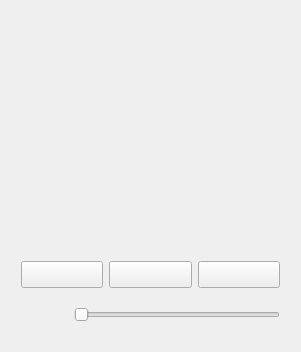
<?xml version="1.0" encoding="UTF-8"?>
<ui version="4.0">
<!-- translated Russian to Englist -->
 <class>MainWindow</class>
 <widget class="QMainWindow" name="MainWindow">
  <property name="geometry">
   <rect>
    <x>0</x>
    <y>0</y>
    <width>301</width>
    <height>352</height>
   </rect>
  </property>
  <property name="minimumSize">
   <size>
    <width>301</width>
    <height>352</height>
   </size>
  </property>
  <property name="maximumSize">
   <size>
    <width>301</width>
    <height>352</height>
   </size>
  </property>
  <property name="palette">
   <palette>
    <active/>
    <inactive/>
    <disabled/>
   </palette>
  </property>
  <property name="font">
   <font>
    <pointsize>14</pointsize>
   </font>
  </property>
  <property name="windowTitle">
   <string>&quot;Fifteen&quot; Game</string>
  </property>
  <property name="windowIcon">
   <iconset resource="resources.qrc">
    <normaloff>:/icons/img/internet.png</normaloff>:/icons/img/internet.png</iconset>
  </property>
  <property name="styleSheet">
   <string notr="true"/>
  </property>
  <widget class="QWidget" name="centralWidget">
   <widget class="BoardView" name="board_view" native="true">
    <property name="geometry">
     <rect>
      <x>20</x>
      <y>0</y>
      <width>251</width>
      <height>241</height>
     </rect>
    </property>
   </widget>
   <widget class="QWidget" name="layoutWidget">
    <property name="geometry">
     <rect>
      <x>10</x>
      <y>240</y>
      <width>281</width>
      <height>108</height>
     </rect>
    </property>
    <property name="font">
     <font>
      <pointsize>13</pointsize>
     </font>
    </property>
    <layout class="QVBoxLayout" name="verticalLayout">
     <item>
      <layout class="QHBoxLayout" name="main_btns_layout">
       <item>
        <widget class="QPushButton" name="new_game_btn">
         <property name="font">
          <font>
           <pointsize>12</pointsize>
           <weight>50</weight>
           <italic>false</italic>
           <bold>false</bold>
          </font>
         </property>
         <property name="text">
          <string/>
         </property>
         <property name="icon">
          <iconset resource="resources.qrc">
           <normaloff>:/icons/img/new.png</normaloff>:/icons/img/new.png</iconset>
         </property>
         <property name="iconSize">
          <size>
           <width>24</width>
           <height>24</height>
          </size>
         </property>
        </widget>
       </item>
       <item>
        <widget class="QPushButton" name="start_again_btn">
         <property name="font">
          <font>
           <pointsize>12</pointsize>
           <weight>50</weight>
           <italic>false</italic>
           <bold>false</bold>
          </font>
         </property>
         <property name="text">
          <string/>
         </property>
         <property name="icon">
          <iconset resource="resources.qrc">
           <normaloff>:/icons/img/replay.png</normaloff>:/icons/img/replay.png</iconset>
         </property>
         <property name="iconSize">
          <size>
           <width>24</width>
           <height>24</height>
          </size>
         </property>
        </widget>
       </item>
       <item>
        <widget class="QPushButton" name="back_move_btn">
         <property name="font">
          <font>
           <pointsize>12</pointsize>
           <weight>50</weight>
           <italic>false</italic>
           <bold>false</bold>
          </font>
         </property>
         <property name="text">
          <string/>
         </property>
         <property name="icon">
          <iconset resource="resources.qrc">
           <normaloff>:/icons/img/back.png</normaloff>:/icons/img/back.png</iconset>
         </property>
         <property name="iconSize">
          <size>
           <width>24</width>
           <height>24</height>
          </size>
         </property>
        </widget>
       </item>
      </layout>
     </item>
     <item>
      <layout class="QHBoxLayout" name="horizontalLayout">
       <item>
        <widget class="QLabel" name="complexity_lbl">
         <property name="sizePolicy">
          <sizepolicy hsizetype="Fixed" vsizetype="Preferred">
           <horstretch>0</horstretch>
           <verstretch>0</verstretch>
          </sizepolicy>
         </property>
         <property name="font">
          <font>
           <pointsize>12</pointsize>
           <weight>50</weight>
           <bold>false</bold>
          </font>
         </property>
         <property name="text">
          <string/>
         </property>
         <property name="pixmap">
          <pixmap resource="resources.qrc">:/icons/img/brain.png</pixmap>
         </property>
        </widget>
       </item>
       <item>
        <spacer name="horizontalSpacer">
         <property name="orientation">
          <enum>Qt::Horizontal</enum>
         </property>
         <property name="sizeType">
          <enum>QSizePolicy::Fixed</enum>
         </property>
         <property name="sizeHint" stdset="0">
          <size>
           <width>10</width>
           <height>20</height>
          </size>
         </property>
        </spacer>
       </item>
       <item>
        <widget class="QLabel" name="complexity_num_lbl">
         <property name="sizePolicy">
          <sizepolicy hsizetype="Fixed" vsizetype="Preferred">
           <horstretch>0</horstretch>
           <verstretch>0</verstretch>
          </sizepolicy>
         </property>
         <property name="font">
          <font>
           <pointsize>14</pointsize>
           <weight>75</weight>
           <bold>true</bold>
          </font>
         </property>
         <property name="text">
          <string/>
         </property>
        </widget>
       </item>
       <item>
        <spacer name="horizontalSpacer_2">
         <property name="orientation">
          <enum>Qt::Horizontal</enum>
         </property>
         <property name="sizeType">
          <enum>QSizePolicy::Fixed</enum>
         </property>
         <property name="sizeHint" stdset="0">
          <size>
           <width>10</width>
           <height>20</height>
          </size>
         </property>
        </spacer>
       </item>
       <item>
        <widget class="QSlider" name="complexity_num_sldr">
         <property name="sizePolicy">
          <sizepolicy hsizetype="MinimumExpanding" vsizetype="Fixed">
           <horstretch>0</horstretch>
           <verstretch>0</verstretch>
          </sizepolicy>
         </property>
         <property name="font">
          <font>
           <pointsize>10</pointsize>
           <weight>50</weight>
           <bold>false</bold>
          </font>
         </property>
         <property name="orientation">
          <enum>Qt::Horizontal</enum>
         </property>
        </widget>
       </item>
      </layout>
     </item>
    </layout>
   </widget>
  </widget>
 </widget>
 <layoutdefault spacing="6" margin="11"/>
 <customwidgets>
  <customwidget>
   <class>BoardView</class>
   <extends>QWidget</extends>
   <header>boardview.h</header>
   <container>1</container>
  </customwidget>
 </customwidgets>
 <resources>
  <include location="resources.qrc"/>
 </resources>
 <connections>
  <connection>
   <sender>complexity_num_sldr</sender>
   <signal>valueChanged(int)</signal>
   <receiver>complexity_num_lbl</receiver>
   <slot>setNum(int)</slot>
   <hints>
    <hint type="sourcelabel">
     <x>145</x>
     <y>291</y>
    </hint>
    <hint type="destinationlabel">
     <x>76</x>
     <y>291</y>
    </hint>
   </hints>
  </connection>
 </connections>
</ui>
